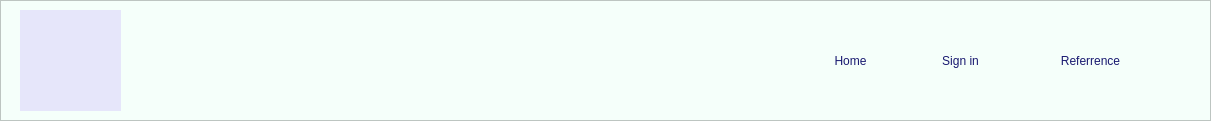
     <widget class="QFrame" name="frame_19">
      <property name="geometry">
       <rect>
        <x>0</x>
        <y>0</y>
        <width>1211</width>
        <height>121</height>
       </rect>
      </property>
      <property name="styleSheet">
       <string notr="true">background:				#F5FFFA;</string>
      </property>
      <property name="frameShape">
       <enum>QFrame::StyledPanel</enum>
      </property>
      <property name="frameShadow">
       <enum>QFrame::Raised</enum>
      </property>
      <widget class="QPushButton" name="Main_Button_signin_5">
       <property name="geometry">
        <rect>
         <x>900</x>
         <y>10</y>
         <width>121</width>
         <height>101</height>
        </rect>
       </property>
       <property name="styleSheet">
        <string notr="true">QPushButton
{

font: 18pt &quot;Candara&quot;;
color:      #191970;
border: none;
}

QPushButton:hover
{

border:none;
color:#2F4F4F;
border-top:5px solid rgb(70, 140, 104);
border-bottom:5px solid rgb(70, 140, 104);
}</string>
       </property>
       <property name="text">
        <string>Sign in</string>
       </property>
      </widget>
      <widget class="QPushButton" name="home_copy_5">
       <property name="geometry">
        <rect>
         <x>790</x>
         <y>10</y>
         <width>121</width>
         <height>101</height>
        </rect>
       </property>
       <property name="styleSheet">
        <string notr="true">QPushButton
{

font: 18pt &quot;Candara&quot;;
color:      #191970;
border: none;
}

QPushButton:hover
{

border:none;
color:#2F4F4F;
border-top:5px solid rgb(70, 140, 104);
border-bottom:5px solid rgb(70, 140, 104);
}</string>
       </property>
       <property name="text">
        <string>Home</string>
       </property>
      </widget>
      <widget class="QPushButton" name="home_copy_6">
       <property name="geometry">
        <rect>
         <x>20</x>
         <y>10</y>
         <width>101</width>
         <height>101</height>
        </rect>
       </property>
       <property name="cursor">
        <cursorShape>PointingHandCursor</cursorShape>
       </property>
       <property name="styleSheet">
        <string notr="true">QPushButton
{
color:   #E6E6FA;
background: #E6E6FA;
border:none;
}

QPushButton:hover
{
color:   #ADD8E6;

background:    #ADD8E6;
}</string>
       </property>
       <property name="text">
        <string/>
       </property>
       <property name="icon">
        <iconset resource="resource.qrc">
         <normaloff>:/img/Untitled_design__1_-removebg-preview.png</normaloff>:/img/Untitled_design__1_-removebg-preview.png</iconset>
       </property>
       <property name="iconSize">
        <size>
         <width>100</width>
         <height>100</height>
        </size>
       </property>
      </widget>
      <widget class="QPushButton" name="refer_main_2">
       <property name="geometry">
        <rect>
         <x>1030</x>
         <y>10</y>
         <width>121</width>
         <height>101</height>
        </rect>
       </property>
       <property name="styleSheet">
        <string notr="true">QPushButton
{

font: 18pt &quot;Candara&quot;;
color:      #191970;
border: none;
}

QPushButton:hover
{

border:none;
color:#2F4F4F;
border-top:5px solid rgb(70, 140, 104);
border-bottom:5px solid rgb(70, 140, 104);
}</string>
       </property>
       <property name="text">
        <string>Referrence</string>
       </property>
      </widget>
     </widget>
